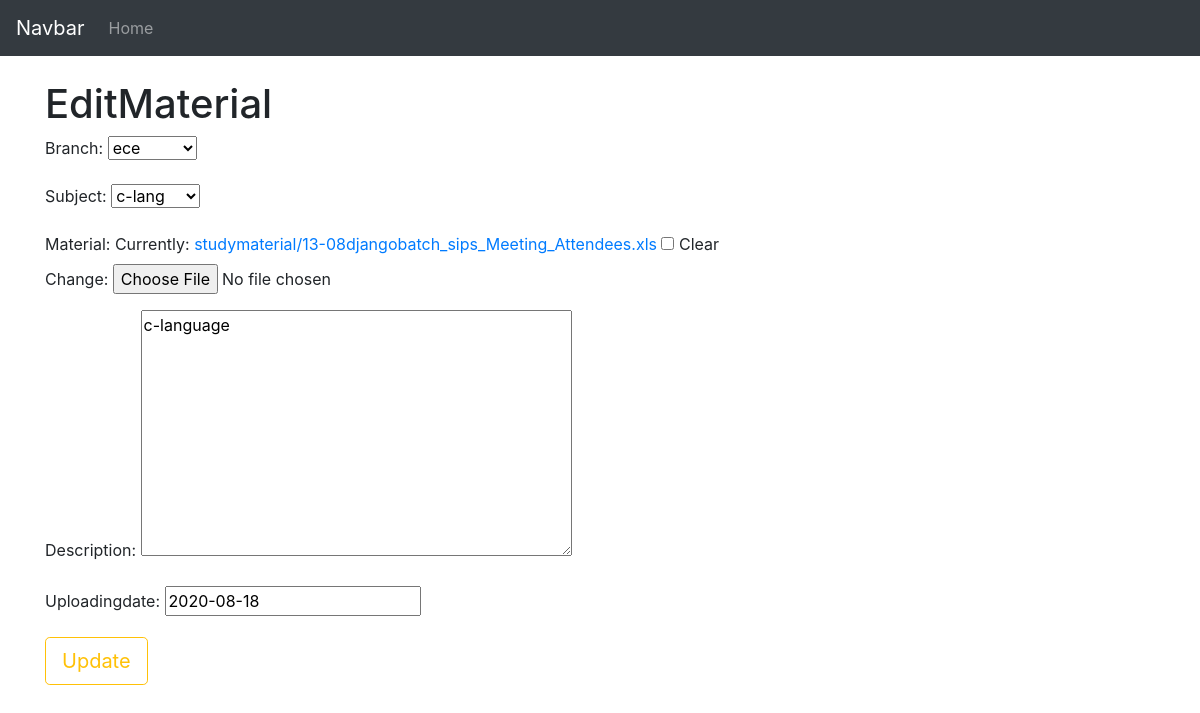
/studymaterial/editmaterial/1/, run on the app's committed database.
### studymaterial/models.py (models this page shows, shortened)
class Notes(models.Model):
	br=(('CSE','cse'),
		('ECE','ece'),
		('EEE','eee'),('CIVIL','civil'),('MEC','mec'))
	sub=(('DJANGO','django'),('PYTHON','Python'),('C-Lang','c-lang'),
		('java','java'))
	branch=models.CharField(max_length=20,choices=br)
	subject=models.CharField(max_length=50,choices=sub)
	material=models.FileField(upload_to="studymaterial/",null=True,blank=True)
	description=models.TextField(max_length=500)
	uploadingdate=models.DateField(default=datetime.now)

### studymaterial/views.py (the view)
# urls.py: path('editmaterial/<int:id>/',views.editmaterial,name="editmaterial"),
def editmaterial(request,id):
	mat=Notes.objects.get(id=id)
	if request.method=="POST":
		form=AddNotesForm(request.POST,request.FILES,instance=mat)
		if form.is_valid():
			form.save()
			messages.info(request,'successfully updated..!')
			return redirect('showmaterials')
	form=AddNotesForm(instance=mat)
	return render(request,'studymaterial/editmaterial.html',{'form':form})

### studymaterial/forms.py
class AddNotesForm(ModelForm):
	class Meta:
		model=Notes
		fields='__all__' # ['branch','subject','description']

### studymaterial/templates/studymaterial/editmaterial.html (shortened to what this page needs)
{% extends 'studymaterial/navbar.html'%}
{% block content%}
	<div class="container">
		<h1>EditMaterial</h1>
		<form action="#" method="POST" enctype="multipart/form-data">
			{{form.as_p}}
			<input type="submit" value="Update" class="btn btn-outline-warning btn-lg">
		</form>
	</div>
{% endblock%}

### data on the page
Notes: branch "ece", subject "c-lang", description "c-language", uploadingdate "2020-08-18"
